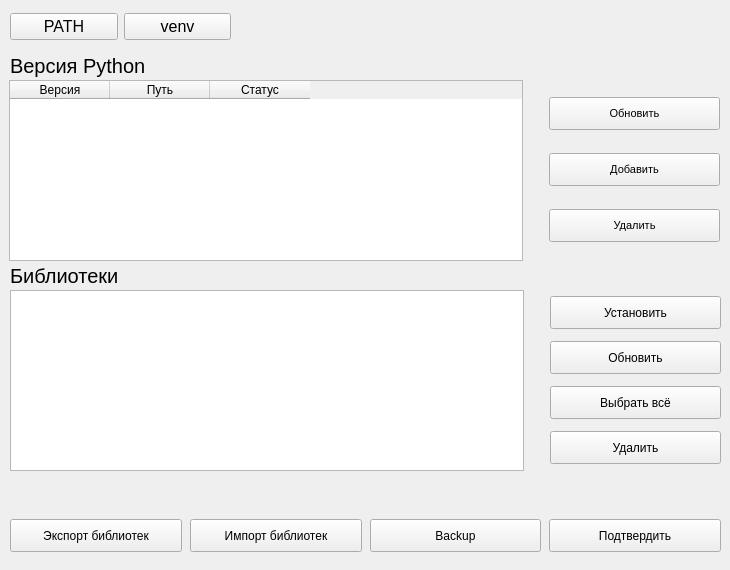
<?xml version="1.0" encoding="UTF-8"?>
<ui version="4.0">
 <class>PyPathManager</class>
 <widget class="QWidget" name="PyPathManager">
  <property name="geometry">
   <rect>
    <x>0</x>
    <y>0</y>
    <width>730</width>
    <height>570</height>
   </rect>
  </property>
  <property name="minimumSize">
   <size>
    <width>730</width>
    <height>570</height>
   </size>
  </property>
  <property name="maximumSize">
   <size>
    <width>730</width>
    <height>570</height>
   </size>
  </property>
  <property name="windowTitle">
   <string>Form</string>
  </property>
  <widget class="QLabel" name="label">
   <property name="geometry">
    <rect>
     <x>10</x>
     <y>50</y>
     <width>141</width>
     <height>31</height>
    </rect>
   </property>
   <property name="font">
    <font>
     <pointsize>15</pointsize>
    </font>
   </property>
   <property name="text">
    <string>Версия Python</string>
   </property>
  </widget>
  <widget class="QLabel" name="label_2">
   <property name="geometry">
    <rect>
     <x>10</x>
     <y>260</y>
     <width>141</width>
     <height>31</height>
    </rect>
   </property>
   <property name="font">
    <font>
     <pointsize>15</pointsize>
    </font>
   </property>
   <property name="text">
    <string>Библиотеки</string>
   </property>
  </widget>
  <widget class="QWidget" name="horizontalLayoutWidget">
   <property name="geometry">
    <rect>
     <x>10</x>
     <y>510</y>
     <width>711</width>
     <height>51</height>
    </rect>
   </property>
   <layout class="QHBoxLayout" name="final_buttons">
    <property name="spacing">
     <number>8</number>
    </property>
    <item>
     <widget class="QPushButton" name="fin_export">
      <property name="minimumSize">
       <size>
        <width>0</width>
        <height>33</height>
       </size>
      </property>
      <property name="text">
       <string>Экспорт библиотек</string>
      </property>
     </widget>
    </item>
    <item>
     <widget class="QPushButton" name="fin_import">
      <property name="minimumSize">
       <size>
        <width>0</width>
        <height>33</height>
       </size>
      </property>
      <property name="text">
       <string>Импорт библиотек</string>
      </property>
     </widget>
    </item>
    <item>
     <widget class="QPushButton" name="fin_backup">
      <property name="minimumSize">
       <size>
        <width>0</width>
        <height>33</height>
       </size>
      </property>
      <property name="text">
       <string>Backup</string>
      </property>
     </widget>
    </item>
    <item>
     <widget class="QPushButton" name="fin_confirm">
      <property name="minimumSize">
       <size>
        <width>0</width>
        <height>33</height>
       </size>
      </property>
      <property name="text">
       <string>Подтвердить</string>
      </property>
     </widget>
    </item>
   </layout>
  </widget>
  <widget class="QWidget" name="horizontalLayoutWidget_2">
   <property name="geometry">
    <rect>
     <x>10</x>
     <y>10</y>
     <width>221</width>
     <height>33</height>
    </rect>
   </property>
   <layout class="QHBoxLayout" name="horizontalLayout">
    <item>
     <widget class="QPushButton" name="path_button">
      <property name="font">
       <font>
        <pointsize>12</pointsize>
       </font>
      </property>
      <property name="text">
       <string>PATH</string>
      </property>
     </widget>
    </item>
    <item>
     <widget class="QPushButton" name="venv_button">
      <property name="font">
       <font>
        <pointsize>12</pointsize>
       </font>
      </property>
      <property name="text">
       <string>venv</string>
      </property>
     </widget>
    </item>
   </layout>
  </widget>
  <widget class="QWidget" name="horizontalLayoutWidget_3">
   <property name="geometry">
    <rect>
     <x>9</x>
     <y>80</y>
     <width>711</width>
     <height>181</height>
    </rect>
   </property>
   <layout class="QHBoxLayout" name="horizontalLayout_2" stretch="3,1">
    <property name="spacing">
     <number>26</number>
    </property>
    <item>
     <widget class="QTableWidget" name="python_table">
      <column>
       <property name="text">
        <string>Версия</string>
       </property>
      </column>
      <column>
       <property name="text">
        <string>Путь</string>
       </property>
      </column>
      <column>
       <property name="text">
        <string>Статус</string>
       </property>
      </column>
     </widget>
    </item>
    <item>
     <layout class="QVBoxLayout" name="python_buttons">
      <property name="spacing">
       <number>6</number>
      </property>
      <property name="sizeConstraint">
       <enum>QLayout::SizeConstraint::SetMaximumSize</enum>
      </property>
      <item>
       <widget class="QPushButton" name="py_update">
        <property name="minimumSize">
         <size>
          <width>0</width>
          <height>33</height>
         </size>
        </property>
        <property name="font">
         <font>
          <pointsize>8</pointsize>
         </font>
        </property>
        <property name="text">
         <string>Обновить</string>
        </property>
       </widget>
      </item>
      <item>
       <widget class="QPushButton" name="py_add">
        <property name="minimumSize">
         <size>
          <width>0</width>
          <height>33</height>
         </size>
        </property>
        <property name="font">
         <font>
          <pointsize>8</pointsize>
         </font>
        </property>
        <property name="text">
         <string>Добавить</string>
        </property>
       </widget>
      </item>
      <item>
       <widget class="QPushButton" name="py_delete">
        <property name="minimumSize">
         <size>
          <width>0</width>
          <height>33</height>
         </size>
        </property>
        <property name="font">
         <font>
          <pointsize>8</pointsize>
         </font>
        </property>
        <property name="text">
         <string>Удалить</string>
        </property>
       </widget>
      </item>
     </layout>
    </item>
   </layout>
  </widget>
  <widget class="QWidget" name="horizontalLayoutWidget_4">
   <property name="geometry">
    <rect>
     <x>10</x>
     <y>290</y>
     <width>711</width>
     <height>181</height>
    </rect>
   </property>
   <layout class="QHBoxLayout" name="horizontalLayout_3" stretch="3,1">
    <property name="spacing">
     <number>26</number>
    </property>
    <item>
     <widget class="QTableWidget" name="libs_table"/>
    </item>
    <item>
     <layout class="QVBoxLayout" name="libs_buttons">
      <property name="spacing">
       <number>6</number>
      </property>
      <property name="sizeConstraint">
       <enum>QLayout::SizeConstraint::SetMaximumSize</enum>
      </property>
      <item>
       <widget class="QPushButton" name="lib_download">
        <property name="enabled">
         <bool>true</bool>
        </property>
        <property name="minimumSize">
         <size>
          <width>0</width>
          <height>33</height>
         </size>
        </property>
        <property name="text">
         <string>Установить</string>
        </property>
       </widget>
      </item>
      <item>
       <widget class="QPushButton" name="lib_update">
        <property name="enabled">
         <bool>true</bool>
        </property>
        <property name="minimumSize">
         <size>
          <width>0</width>
          <height>33</height>
         </size>
        </property>
        <property name="text">
         <string>Обновить</string>
        </property>
       </widget>
      </item>
      <item>
       <widget class="QPushButton" name="lib_select_all">
        <property name="enabled">
         <bool>true</bool>
        </property>
        <property name="minimumSize">
         <size>
          <width>0</width>
          <height>33</height>
         </size>
        </property>
        <property name="text">
         <string>Выбрать всё</string>
        </property>
       </widget>
      </item>
      <item>
       <widget class="QPushButton" name="lib_delete">
        <property name="enabled">
         <bool>true</bool>
        </property>
        <property name="minimumSize">
         <size>
          <width>0</width>
          <height>33</height>
         </size>
        </property>
        <property name="text">
         <string>Удалить</string>
        </property>
       </widget>
      </item>
     </layout>
    </item>
   </layout>
  </widget>
  <widget class="QLabel" name="status">
   <property name="geometry">
    <rect>
     <x>10</x>
     <y>480</y>
     <width>711</width>
     <height>31</height>
    </rect>
   </property>
   <property name="font">
    <font>
     <pointsize>14</pointsize>
    </font>
   </property>
   <property name="text">
    <string/>
   </property>
  </widget>
 </widget>
 <resources/>
 <connections/>
</ui>
